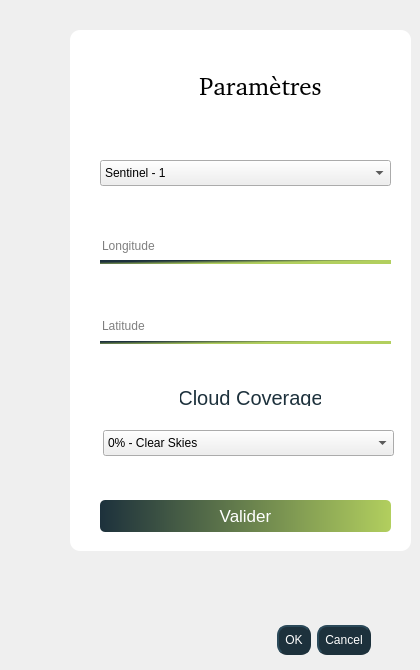
   <widget class="QWidget" name="tabWidgetPage4" native="true">
    <attribute name="title">
     <string>Paramètres</string>
    </attribute>
    <widget class="QFrame" name="frame_3">
     <property name="geometry">
      <rect>
       <x>70</x>
       <y>30</y>
       <width>341</width>
       <height>521</height>
      </rect>
     </property>
     <property name="cursor">
      <cursorShape>PointingHandCursor</cursorShape>
     </property>
     <property name="styleSheet">
      <string notr="true">QFrame {
   border: none;
	border-radius:10px;
	background-color:rgb(255, 255, 255);
	box-shadow: 8px 7px 7px 8px rgb(179, 179, 179);
}</string>
     </property>
     <property name="frameShape">
      <enum>QFrame::StyledPanel</enum>
     </property>
     <property name="frameShadow">
      <enum>QFrame::Raised</enum>
     </property>
     <widget class="QLabel" name="label_10">
      <property name="geometry">
       <rect>
        <x>110</x>
        <y>40</y>
        <width>161</width>
        <height>31</height>
       </rect>
      </property>
      <property name="font">
       <font>
        <family>,sans-serif</family>
        <pointsize>-1</pointsize>
        <weight>50</weight>
        <italic>false</italic>
        <bold>false</bold>
       </font>
      </property>
      <property name="styleSheet">
       <string notr="true">

font: &quot;Poppins&quot;,sans-serif;
background-color: rgb(255, 255, 255);
max-width : 350px;
font-size:25px;
</string>
      </property>
      <property name="text">
       <string>Paramètres</string>
      </property>
      <property name="alignment">
       <set>Qt::AlignCenter</set>
      </property>
     </widget>
     <widget class="QLineEdit" name="username_input2_2">
      <property name="geometry">
       <rect>
        <x>30</x>
        <y>200</y>
        <width>291</width>
        <height>31</height>
       </rect>
      </property>
      <property name="styleSheet">
       <string notr="true">width : 100%;
height : 45px; 
border-color: rgb(255, 255, 255);
color: rgb(0,0,0);
border: none;
</string>
      </property>
      <property name="text">
       <string/>
      </property>
      <property name="dragEnabled">
       <bool>false</bool>
      </property>
      <property name="placeholderText">
       <string extracomment="Nom d'utilisateur">Longitude</string>
      </property>
     </widget>
     <widget class="Line" name="line_10">
      <property name="geometry">
       <rect>
        <x>30</x>
        <y>230</y>
        <width>291</width>
        <height>4</height>
       </rect>
      </property>
      <property name="styleSheet">
       <string notr="true">background-color: qlineargradient(spread:pad, x1:0.182079, y1:0.147455, x2:0.832562, y2:0.647409, stop:0.0985222 rgba(29, 49, 60, 255), stop:0.73399 rgba(178, 207, 94, 255))</string>
      </property>
      <property name="orientation">
       <enum>Qt::Horizontal</enum>
      </property>
     </widget>
     <widget class="Line" name="line_11">
      <property name="geometry">
       <rect>
        <x>30</x>
        <y>310</y>
        <width>291</width>
        <height>4</height>
       </rect>
      </property>
      <property name="styleSheet">
       <string notr="true">background-color: qlineargradient(spread:pad, x1:0.182079, y1:0.147455, x2:0.832562, y2:0.647409, stop:0.0985222 rgba(29, 49, 60, 255), stop:0.73399 rgba(178, 207, 94, 255))</string>
      </property>
      <property name="orientation">
       <enum>Qt::Horizontal</enum>
      </property>
     </widget>
     <widget class="QLineEdit" name="password_input2_2">
      <property name="geometry">
       <rect>
        <x>30</x>
        <y>280</y>
        <width>291</width>
        <height>31</height>
       </rect>
      </property>
      <property name="styleSheet">
       <string notr="true">width : 100%;
height : 45px; 
border-color: rgb(255, 255, 255);
color: rgb(0,0,0);
border: none;
</string>
      </property>
      <property name="text">
       <string/>
      </property>
      <property name="placeholderText">
       <string>Latitude</string>
      </property>
     </widget>
     <widget class="QPushButton" name="btn_valider_2">
      <property name="geometry">
       <rect>
        <x>30</x>
        <y>470</y>
        <width>291</width>
        <height>32</height>
       </rect>
      </property>
      <property name="cursor">
       <cursorShape>PointingHandCursor</cursorShape>
      </property>
      <property name="styleSheet">
       <string notr="true">

QPushButton{
background-color: qlineargradient(spread:pad, x1:0, y1:0, x2:1, y2:0, stop:0 rgba(29, 49, 60, 255), stop:1 rgba(178, 207, 94, 255));

font: &quot;Poppins&quot; ;
font :17px;
color: #fff;
border-radius: 5px;
}


QPushButton::hover{
background-color: qlineargradient(spread:pad, x1:0.926108, y1:0.159, x2:0.0640394, y2:0.0568182, stop:0 rgba(29, 49, 60, 255), stop:1 rgba(178, 207, 94, 255))}</string>
      </property>
      <property name="text">
       <string>Valider</string>
      </property>
     </widget>
     <widget class="QLabel" name="label_5">
      <property name="geometry">
       <rect>
        <x>110</x>
        <y>360</y>
        <width>141</width>
        <height>16</height>
       </rect>
      </property>
      <property name="font">
       <font>
        <pointsize>15</pointsize>
        <weight>50</weight>
        <bold>false</bold>
       </font>
      </property>
      <property name="styleSheet">
       <string notr="true">color:rgb(29,49,60);</string>
      </property>
      <property name="text">
       <string>Cloud Coverage</string>
      </property>
      <property name="alignment">
       <set>Qt::AlignCenter</set>
      </property>
     </widget>
     <widget class="QComboBox" name="comboBox">
      <property name="enabled">
       <bool>true</bool>
      </property>
      <property name="geometry">
       <rect>
        <x>30</x>
        <y>130</y>
        <width>291</width>
        <height>26</height>
       </rect>
      </property>
      <property name="cursor">
       <cursorShape>PointingHandCursor</cursorShape>
      </property>
      <property name="styleSheet">
       <string notr="true">color: rgb(0, 0, 0);</string>
      </property>
      <item>
       <property name="text">
        <string>Sentinel - 1</string>
       </property>
      </item>
      <item>
       <property name="text">
        <string>Sentinel - 2</string>
       </property>
      </item>
      <item>
       <property name="text">
        <string>Sentinel - 3</string>
       </property>
      </item>
      <item>
       <property name="text">
        <string>Sentinel - 4</string>
       </property>
      </item>
     </widget>
     <widget class="QComboBox" name="comboBox_2">
      <property name="geometry">
       <rect>
        <x>33</x>
        <y>400</y>
        <width>291</width>
        <height>26</height>
       </rect>
      </property>
      <property name="cursor">
       <cursorShape>PointingHandCursor</cursorShape>
      </property>
      <property name="styleSheet">
       <string notr="true">color: rgb(0, 0, 0);</string>
      </property>
      <item>
       <property name="text">
        <string>0% - Clear Skies</string>
       </property>
      </item>
      <item>
       <property name="text">
        <string>25% - Scattered Clouds</string>
       </property>
      </item>
      <item>
       <property name="text">
        <string>75% - Broken Clouds</string>
       </property>
      </item>
      <item>
       <property name="text">
        <string>100% - Overcast</string>
       </property>
      </item>
      <item>
       <property name="text">
        <string>Vision Obscured</string>
       </property>
      </item>
     </widget>
    </widget>
    <widget class="QDialogButtonBox" name="ok_cancel_4">
     <property name="geometry">
      <rect>
       <x>130</x>
       <y>620</y>
       <width>241</width>
       <height>41</height>
      </rect>
     </property>
     <property name="cursor">
      <cursorShape>PointingHandCursor</cursorShape>
     </property>
     <property name="styleSheet">
      <string notr="true"> background-color: rgb(29,49,60);
 color: rgb(255,255,255);
   border-style: outset;
    border-width: 2px;
    border-radius: 10px;
    border-color: rgb(29,49,60);
    min-width: 5em;
   font: 15pt &quot;.AppleSystemUIFont&quot;;
    padding: 6px;
</string>
     </property>
     <property name="orientation">
      <enum>Qt::Horizontal</enum>
     </property>
     <property name="standardButtons">
      <set>QDialogButtonBox::Cancel|QDialogButtonBox::Ok</set>
     </property>
    </widget>
   </widget>
